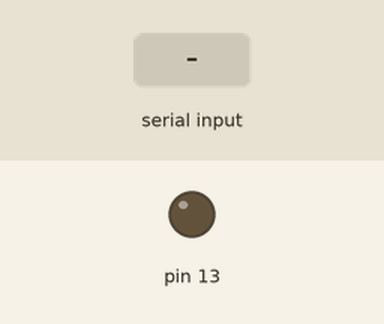
This sketch was run on a simulated Arduino Uno, built with avr-gcc and run on an emulated ATmega328P. Parts: output pins drawn as LEDs (lit = HIGH). The inputs (shaded band) are chosen by the test bench.

Above: at 1.2 s.
1.3 s: "1" received over Serial
At 2.1 s:
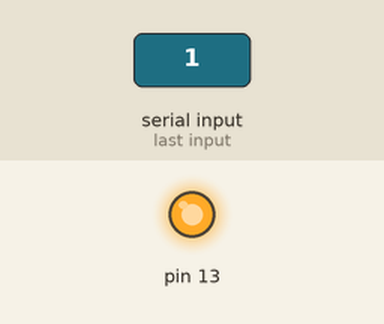
2.8 s: "2" received over Serial
At 3.3 s:
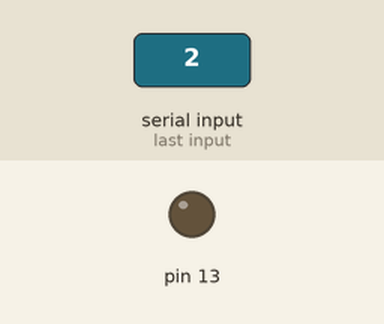
Timing chart, 0 to 5.8 s (numbered marks = the images above; inputs shaded):
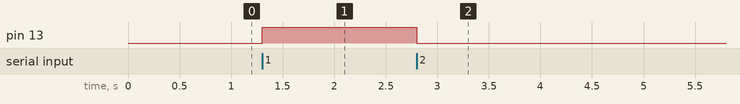

The sketch:

UnoSide.ino
```cpp
void setup() {

  // put your setup code here, to run once:
  pinMode(13,OUTPUT);
Serial.begin(9600);
}

void loop() {
  // put your main code here, to run repeatedly:
String readString;
String Q;

//-------------------------------Check Serial Port---------------------------------------
 while (Serial.available()) {
      delay(1);
    if (Serial.available() >0) {
      char c = Serial.read();  //gets one byte from serial buffer
    if (isControl(c)) {
      //'Serial.println("it's a control character");
      break;
    }
      readString += c; //makes the string readString
    }
 }

 Q = readString;
//--------Checking Serial Read----------
      if(Q=="1"){
        digitalWrite(13,HIGH);
      }
      if(Q=="2"){
        digitalWrite(13,LOW);
      }


}
```

Measured:
- after the input at 1.3 s, pin 13: LOW → HIGH at once
- after the input at 2.8 s, pin 13: HIGH → LOW at once
